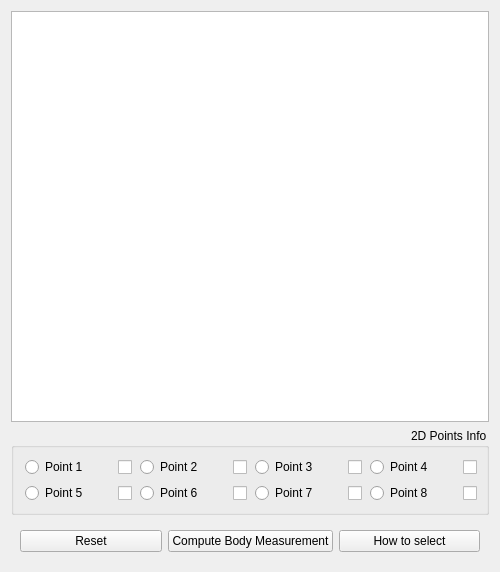
         <widget class="QWidget" name="rightCompsWidget" native="true">
          <property name="sizePolicy">
           <sizepolicy hsizetype="Expanding" vsizetype="Expanding">
            <horstretch>81</horstretch>
            <verstretch>81</verstretch>
           </sizepolicy>
          </property>
          <property name="minimumSize">
           <size>
            <width>400</width>
            <height>461</height>
           </size>
          </property>
          <property name="baseSize">
           <size>
            <width>791</width>
            <height>581</height>
           </size>
          </property>
          <property name="layoutDirection">
           <enum>Qt::RightToLeft</enum>
          </property>
          <layout class="QVBoxLayout" name="verticalLayout">
           <item>
            <widget class="QGraphicsView" name="imageGraphicsView">
             <property name="sizePolicy">
              <sizepolicy hsizetype="Expanding" vsizetype="Expanding">
               <horstretch>0</horstretch>
               <verstretch>0</verstretch>
              </sizepolicy>
             </property>
             <property name="minimumSize">
              <size>
               <width>400</width>
               <height>411</height>
              </size>
             </property>
            </widget>
           </item>
           <item>
            <widget class="QGroupBox" name="pointsGroupBox">
             <property name="sizePolicy">
              <sizepolicy hsizetype="Expanding" vsizetype="Expanding">
               <horstretch>0</horstretch>
               <verstretch>0</verstretch>
              </sizepolicy>
             </property>
             <property name="minimumSize">
              <size>
               <width>400</width>
               <height>40</height>
              </size>
             </property>
             <property name="maximumSize">
              <size>
               <width>16777215</width>
               <height>150</height>
              </size>
             </property>
             <property name="title">
              <string>2D Points Info</string>
             </property>
             <layout class="QGridLayout" name="gridLayout_4">
              <item row="0" column="0">
               <layout class="QHBoxLayout" name="horizontalLayout_4">
                <item>
                 <widget class="QCheckBox" name="point4Checkbox">
                  <property name="sizePolicy">
                   <sizepolicy hsizetype="Minimum" vsizetype="Fixed">
                    <horstretch>0</horstretch>
                    <verstretch>1</verstretch>
                   </sizepolicy>
                  </property>
                  <property name="minimumSize">
                   <size>
                    <width>20</width>
                    <height>20</height>
                   </size>
                  </property>
                  <property name="maximumSize">
                   <size>
                    <width>20</width>
                    <height>20</height>
                   </size>
                  </property>
                  <property name="text">
                   <string/>
                  </property>
                 </widget>
                </item>
                <item>
                 <widget class="QLabel" name="point4Label">
                  <property name="minimumSize">
                   <size>
                    <width>61</width>
                    <height>16</height>
                   </size>
                  </property>
                  <property name="maximumSize">
                   <size>
                    <width>61</width>
                    <height>16</height>
                   </size>
                  </property>
                  <property name="text">
                   <string>Point 4</string>
                  </property>
                 </widget>
                </item>
                <item>
                 <widget class="QRadioButton" name="point4Ratio">
                  <property name="minimumSize">
                   <size>
                    <width>16</width>
                    <height>16</height>
                   </size>
                  </property>
                  <property name="maximumSize">
                   <size>
                    <width>16</width>
                    <height>16</height>
                   </size>
                  </property>
                  <property name="text">
                   <string/>
                  </property>
                 </widget>
                </item>
               </layout>
              </item>
              <item row="0" column="1">
               <layout class="QHBoxLayout" name="horizontalLayout_5">
                <item>
                 <widget class="QCheckBox" name="point3Checkbox">
                  <property name="sizePolicy">
                   <sizepolicy hsizetype="Minimum" vsizetype="Fixed">
                    <horstretch>0</horstretch>
                    <verstretch>1</verstretch>
                   </sizepolicy>
                  </property>
                  <property name="minimumSize">
                   <size>
                    <width>20</width>
                    <height>20</height>
                   </size>
                  </property>
                  <property name="maximumSize">
                   <size>
                    <width>20</width>
                    <height>20</height>
                   </size>
                  </property>
                  <property name="text">
                   <string/>
                  </property>
                 </widget>
                </item>
                <item>
                 <widget class="QLabel" name="point3Label">
                  <property name="minimumSize">
                   <size>
                    <width>61</width>
                    <height>16</height>
                   </size>
                  </property>
                  <property name="maximumSize">
                   <size>
                    <width>61</width>
                    <height>16</height>
                   </size>
                  </property>
                  <property name="text">
                   <string>Point 3</string>
                  </property>
                 </widget>
                </item>
                <item>
                 <widget class="QRadioButton" name="point3Ratio">
                  <property name="minimumSize">
                   <size>
                    <width>16</width>
                    <height>16</height>
                   </size>
                  </property>
                  <property name="maximumSize">
                   <size>
                    <width>16</width>
                    <height>16</height>
                   </size>
                  </property>
                  <property name="text">
                   <string/>
                  </property>
                 </widget>
                </item>
               </layout>
              </item>
              <item row="0" column="2">
               <layout class="QHBoxLayout" name="horizontalLayout_6">
                <item>
                 <widget class="QCheckBox" name="point2Checkbox">
                  <property name="sizePolicy">
                   <sizepolicy hsizetype="Minimum" vsizetype="Fixed">
                    <horstretch>0</horstretch>
                    <verstretch>1</verstretch>
                   </sizepolicy>
                  </property>
                  <property name="minimumSize">
                   <size>
                    <width>20</width>
                    <height>20</height>
                   </size>
                  </property>
                  <property name="maximumSize">
                   <size>
                    <width>20</width>
                    <height>20</height>
                   </size>
                  </property>
                  <property name="text">
                   <string/>
                  </property>
                 </widget>
                </item>
                <item>
                 <widget class="QLabel" name="point2Label">
                  <property name="minimumSize">
                   <size>
                    <width>61</width>
                    <height>16</height>
                   </size>
                  </property>
                  <property name="maximumSize">
                   <size>
                    <width>61</width>
                    <height>16</height>
                   </size>
                  </property>
                  <property name="text">
                   <string>Point 2</string>
                  </property>
                 </widget>
                </item>
                <item>
                 <widget class="QRadioButton" name="point2Ratio">
                  <property name="minimumSize">
                   <size>
                    <width>16</width>
                    <height>16</height>
                   </size>
                  </property>
                  <property name="maximumSize">
                   <size>
                    <width>16</width>
                    <height>16</height>
                   </size>
                  </property>
                  <property name="text">
                   <string/>
                  </property>
                 </widget>
                </item>
               </layout>
              </item>
              <item row="0" column="3">
               <layout class="QHBoxLayout" name="horizontalLayout_7">
                <item>
                 <widget class="QCheckBox" name="point1Checkbox">
                  <property name="sizePolicy">
                   <sizepolicy hsizetype="Minimum" vsizetype="Fixed">
                    <horstretch>0</horstretch>
                    <verstretch>1</verstretch>
                   </sizepolicy>
                  </property>
                  <property name="minimumSize">
                   <size>
                    <width>20</width>
                    <height>20</height>
                   </size>
                  </property>
                  <property name="maximumSize">
                   <size>
                    <width>20</width>
                    <height>20</height>
                   </size>
                  </property>
                  <property name="text">
                   <string/>
                  </property>
                 </widget>
                </item>
                <item>
                 <widget class="QLabel" name="point1Label">
                  <property name="minimumSize">
                   <size>
                    <width>61</width>
                    <height>16</height>
                   </size>
                  </property>
                  <property name="maximumSize">
                   <size>
                    <width>61</width>
                    <height>16</height>
                   </size>
                  </property>
                  <property name="text">
                   <string>Point 1</string>
                  </property>
                 </widget>
                </item>
                <item>
                 <widget class="QRadioButton" name="point1Ratio">
                  <property name="minimumSize">
                   <size>
                    <width>16</width>
                    <height>16</height>
                   </size>
                  </property>
                  <property name="maximumSize">
                   <size>
                    <width>16</width>
                    <height>16</height>
                   </size>
                  </property>
                  <property name="text">
                   <string/>
                  </property>
                 </widget>
                </item>
               </layout>
              </item>
              <item row="1" column="0">
               <layout class="QHBoxLayout" name="horizontalLayout_8">
                <item>
                 <widget class="QCheckBox" name="point8Checkbox">
                  <property name="sizePolicy">
                   <sizepolicy hsizetype="Minimum" vsizetype="Fixed">
                    <horstretch>0</horstretch>
                    <verstretch>1</verstretch>
                   </sizepolicy>
                  </property>
                  <property name="minimumSize">
                   <size>
                    <width>20</width>
                    <height>20</height>
                   </size>
                  </property>
                  <property name="maximumSize">
                   <size>
                    <width>20</width>
                    <height>20</height>
                   </size>
                  </property>
                  <property name="text">
                   <string/>
                  </property>
                 </widget>
                </item>
                <item>
                 <widget class="QLabel" name="point8Label">
                  <property name="minimumSize">
                   <size>
                    <width>61</width>
                    <height>16</height>
                   </size>
                  </property>
                  <property name="maximumSize">
                   <size>
                    <width>61</width>
                    <height>16</height>
                   </size>
                  </property>
                  <property name="text">
                   <string>Point 8</string>
                  </property>
                 </widget>
                </item>
                <item>
                 <widget class="QRadioButton" name="point8Ratio">
                  <property name="minimumSize">
                   <size>
                    <width>16</width>
                    <height>16</height>
                   </size>
                  </property>
                  <property name="maximumSize">
                   <size>
                    <width>16</width>
                    <height>16</height>
                   </size>
                  </property>
                  <property name="text">
                   <string/>
                  </property>
                 </widget>
                </item>
               </layout>
              </item>
              <item row="1" column="1">
               <layout class="QHBoxLayout" name="horizontalLayout_10">
                <item>
                 <widget class="QCheckBox" name="point7Checkbox">
                  <property name="sizePolicy">
                   <sizepolicy hsizetype="Minimum" vsizetype="Fixed">
                    <horstretch>0</horstretch>
                    <verstretch>1</verstretch>
                   </sizepolicy>
                  </property>
                  <property name="minimumSize">
                   <size>
                    <width>20</width>
                    <height>20</height>
                   </size>
                  </property>
                  <property name="maximumSize">
                   <size>
                    <width>20</width>
                    <height>20</height>
                   </size>
                  </property>
                  <property name="text">
                   <string/>
                  </property>
                 </widget>
                </item>
                <item>
                 <widget class="QLabel" name="point7Label">
                  <property name="minimumSize">
                   <size>
                    <width>61</width>
                    <height>16</height>
                   </size>
                  </property>
                  <property name="maximumSize">
                   <size>
                    <width>61</width>
                    <height>16</height>
                   </size>
                  </property>
                  <property name="text">
                   <string>Point 7</string>
                  </property>
                 </widget>
                </item>
                <item>
                 <widget class="QRadioButton" name="point7Ratio">
                  <property name="minimumSize">
                   <size>
                    <width>16</width>
                    <height>16</height>
                   </size>
                  </property>
                  <property name="maximumSize">
                   <size>
                    <width>16</width>
                    <height>16</height>
                   </size>
                  </property>
                  <property name="text">
                   <string/>
                  </property>
                 </widget>
                </item>
               </layout>
              </item>
              <item row="1" column="2">
               <layout class="QHBoxLayout" name="horizontalLayout_11">
                <item>
                 <widget class="QCheckBox" name="point6Checkbox">
                  <property name="sizePolicy">
                   <sizepolicy hsizetype="Minimum" vsizetype="Fixed">
                    <horstretch>0</horstretch>
                    <verstretch>1</verstretch>
                   </sizepolicy>
                  </property>
                  <property name="minimumSize">
                   <size>
                    <width>20</width>
                    <height>20</height>
                   </size>
                  </property>
                  <property name="maximumSize">
                   <size>
                    <width>20</width>
                    <height>20</height>
                   </size>
                  </property>
                  <property name="text">
                   <string/>
                  </property>
                 </widget>
                </item>
                <item>
                 <widget class="QLabel" name="label_7">
                  <property name="minimumSize">
                   <size>
                    <width>61</width>
                    <height>16</height>
                   </size>
                  </property>
                  <property name="maximumSize">
                   <size>
                    <width>61</width>
                    <height>16</height>
                   </size>
                  </property>
                  <property name="text">
                   <string>Point 6</string>
                  </property>
                 </widget>
                </item>
                <item>
                 <widget class="QRadioButton" name="point6Ratio">
                  <property name="minimumSize">
                   <size>
                    <width>16</width>
                    <height>16</height>
                   </size>
                  </property>
                  <property name="maximumSize">
                   <size>
                    <width>16</width>
                    <height>16</height>
                   </size>
                  </property>
                  <property name="text">
                   <string/>
                  </property>
                 </widget>
                </item>
               </layout>
              </item>
              <item row="1" column="3">
               <layout class="QHBoxLayout" name="horizontalLayout_19">
                <item>
                 <widget class="QCheckBox" name="point5Checkbox">
                  <property name="sizePolicy">
                   <sizepolicy hsizetype="Minimum" vsizetype="Fixed">
                    <horstretch>0</horstretch>
                    <verstretch>1</verstretch>
                   </sizepolicy>
                  </property>
                  <property name="minimumSize">
                   <size>
                    <width>20</width>
                    <height>20</height>
                   </size>
                  </property>
                  <property name="maximumSize">
                   <size>
                    <width>20</width>
                    <height>20</height>
                   </size>
                  </property>
                  <property name="text">
                   <string/>
                  </property>
                 </widget>
                </item>
                <item>
                 <widget class="QLabel" name="point5Label">
                  <property name="minimumSize">
                   <size>
                    <width>61</width>
                    <height>16</height>
                   </size>
                  </property>
                  <property name="maximumSize">
                   <size>
                    <width>61</width>
                    <height>16</height>
                   </size>
                  </property>
                  <property name="text">
                   <string>Point 5</string>
                  </property>
                 </widget>
                </item>
                <item>
                 <widget class="QRadioButton" name="point5Ratio">
                  <property name="minimumSize">
                   <size>
                    <width>16</width>
                    <height>16</height>
                   </size>
                  </property>
                  <property name="maximumSize">
                   <size>
                    <width>16</width>
                    <height>16</height>
                   </size>
                  </property>
                  <property name="text">
                   <string/>
                  </property>
                 </widget>
                </item>
               </layout>
              </item>
             </layout>
            </widget>
           </item>
           <item>
            <widget class="QWidget" name="optButtonsWidget" native="true">
             <property name="sizePolicy">
              <sizepolicy hsizetype="Expanding" vsizetype="Expanding">
               <horstretch>0</horstretch>
               <verstretch>0</verstretch>
              </sizepolicy>
             </property>
             <property name="minimumSize">
              <size>
               <width>400</width>
               <height>20</height>
              </size>
             </property>
             <property name="maximumSize">
              <size>
               <width>16777215</width>
               <height>70</height>
              </size>
             </property>
             <property name="layoutDirection">
              <enum>Qt::LeftToRight</enum>
             </property>
             <layout class="QHBoxLayout" name="horizontalLayout_3">
              <item>
               <widget class="QPushButton" name="resetButton">
                <property name="minimumSize">
                 <size>
                  <width>93</width>
                  <height>20</height>
                 </size>
                </property>
                <property name="text">
                 <string>Reset</string>
                </property>
               </widget>
              </item>
              <item>
               <widget class="QPushButton" name="cbmButton">
                <property name="minimumSize">
                 <size>
                  <width>93</width>
                  <height>20</height>
                 </size>
                </property>
                <property name="text">
                 <string>Compute Body Measurement</string>
                </property>
               </widget>
              </item>
              <item>
               <widget class="QPushButton" name="helpButton">
                <property name="minimumSize">
                 <size>
                  <width>93</width>
                  <height>20</height>
                 </size>
                </property>
                <property name="text">
                 <string>How to select</string>
                </property>
               </widget>
              </item>
             </layout>
            </widget>
           </item>
          </layout>
         </widget>
